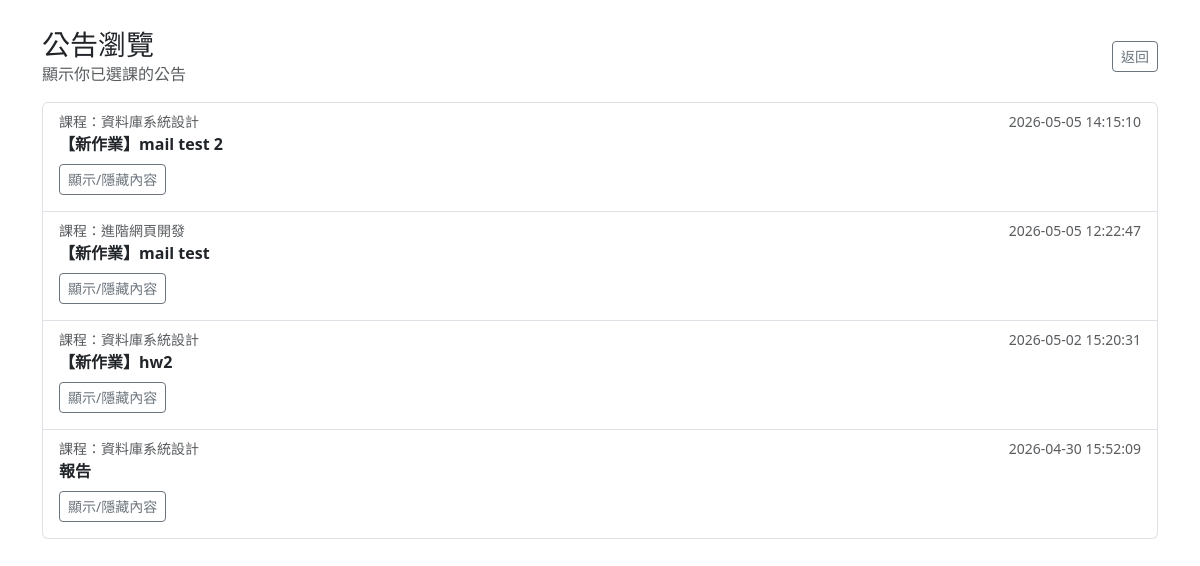
/student_announcements.php (signed in), run on the app's committed database.
### tables this page shows
CREATE TABLE `announcement` (
  `Announce_ID` varchar(50) NOT NULL COMMENT '公告編號',
  `Course_ID` varchar(50) NOT NULL,
  `Teacher_ID` varchar(50) DEFAULT NULL,
  `Title` varchar(255) NOT NULL COMMENT '標題',
  `Content` text DEFAULT NULL COMMENT '內容',
  `Publish_Time` datetime DEFAULT current_timestamp() COMMENT '發布時間',
  `Update_Time` datetime DEFAULT current_timestamp() ON UPDATE current_timestamp() COMMENT '修改時間'
);

CREATE TABLE `course` (
  `Course_ID` varchar(50) NOT NULL COMMENT '課程編號',
  `Course_Name` varchar(100) NOT NULL COMMENT '課程名稱',
  `Semester` varchar(20) NOT NULL COMMENT '學期',
  `Teacher_ID` varchar(50) DEFAULT NULL
);

### student_announcements.php (the view, shortened to what this page needs)
<?php
require_once __DIR__ . '/auth.php';
$studentId = $_SESSION['userid'];
$stmt = $conn->prepare("
    SELECT
        c.Course_ID,
        c.Course_Name,
        a.Announce_ID,
        a.Title,
        a.Content,
        a.Publish_Time,
        a.Update_Time
    FROM enrollment e
    JOIN course c ON e.Course_ID = c.Course_ID
    LEFT JOIN announcement a ON a.Course_ID = c.Course_ID
    WHERE e.Student_ID = :sid
    ORDER BY a.Publish_Time DESC
");
$stmt->bindParam(':sid', $studentId);
$stmt->execute();
$rows = $stmt->fetchAll(PDO::FETCH_ASSOC);
$announcements = array_values(array_filter($rows, function ($r) {
    return !empty($r['Announce_ID']);
}));
?>
<!DOCTYPE html>
<html lang="zh-TW">
<head>
    <link href="https://cdn.jsdelivr.net/npm/bootstrap@5.3.3/dist/css/bootstrap.min.css" rel="stylesheet">
</head>
<body>
<div class="container" style="padding-top: 28px;">
    <div class="d-flex align-items-center justify-content-between mb-3">
        <div>
            <h3 class="mb-0">公告瀏覽</h3>
            <div class="text-muted">顯示你已選課的公告</div>
        </div>
        <div>
            <a class="btn btn-outline-secondary btn-sm" href="student_dashboard.php">返回</a>
        </div>
    </div>
    <?php if (count($announcements) === 0): ?>
        <div class="alert alert-info">目前沒有公告。</div>
    <?php else: ?>
        <div class="list-group">
            <?php foreach ($announcements as $index => $a): ?>
                <?php $collapseId = 'collapse-' . $index; ?>
                <div class="list-group-item">
                    <div class="d-flex justify-content-between align-items-start gap-3">
                        <div>
                            <div class="text-muted small">
                                課程：<?php echo htmlspecialchars($a['Course_Name'] ?? $a['Course_ID'], ENT_QUOTES, 'UTF-8'); ?>
                            </div>
                            <div class="fw-semibold">
                                <?php echo htmlspecialchars($a['Title'], ENT_QUOTES, 'UTF-8'); ?>
                            </div>
                        </div>
                        <div class="text-muted small text-end">
                            <?php echo htmlspecialchars($a['Publish_Time'] ?? '', ENT_QUOTES, 'UTF-8'); ?>
                        </div>
                    </div>
                    <?php if (!empty($a['Content'])): ?>
                        <div class="mt-2">
                            <button class="btn btn-sm btn-outline-secondary mb-2" type="button" data-bs-toggle="collapse" data-bs-target="#<?php echo $collapseId; ?>" aria-expanded="false" aria-controls="<?php echo $collapseId; ?>">
                                顯示/隱藏內容
                            </button>
                        </div>
                    <?php endif; ?>
                </div>
            <?php endforeach; ?>
        </div>
    <?php endif; ?>
</div>
</body>
</html>

### data on the page
announcement: Course_ID.Course_Name "資料庫系統設計", Title "【新作業】mail test 2", Publish_Time "2026-05-05 14:15:10"
announcement: Course_ID.Course_Name "進階網頁開發", Title "【新作業】mail test", Publish_Time "2026-05-05 12:22:47"
announcement: Course_ID.Course_Name "資料庫系統設計", Title "【新作業】hw2", Publish_Time "2026-05-02 15:20:31"
announcement: Course_ID.Course_Name "資料庫系統設計", Title "報告", Publish_Time "2026-04-30 15:52:09"
